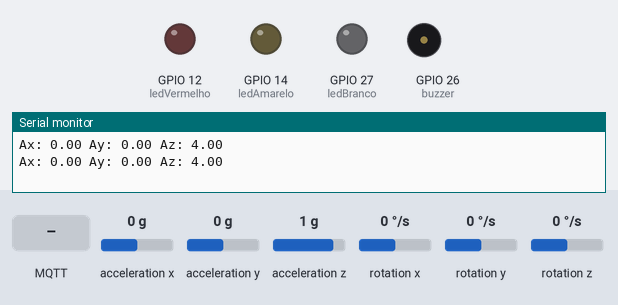
This sketch was run on a simulated ESP32. On the bench: output pins drawn as LEDs (lit = HIGH), buzzer (waves = sounding), the last lines printed to the serial monitor. Wiring (inferred from the names in the program): MPU-6050 motion sensor at I2C address 0x68. The test bench sets the inputs (shaded band); at power-on: acceleration x 0 g, acceleration z 1 g, acceleration y 0 g, rotation x 0 °/s, rotation y 0 °/s, rotation z 0 °/s. No MQTT or app messages arrive unless stated; pins used as bus, display or sensor lines are not drawn.

Above: at 1.3 s.
1.4 s: MQTT message "ax" arrives on the first subscribed topic
4.6 s: MQTT message "5" arrives on the first subscribed topic
6.7 s: acceleration x set to -1.4 g
At 10.6 s:
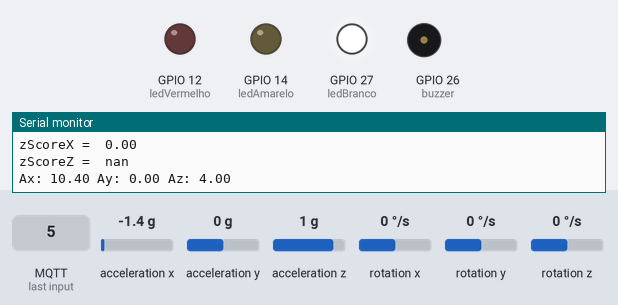
10.8 s: acceleration z set to -1.4 g
At 12.7 s:
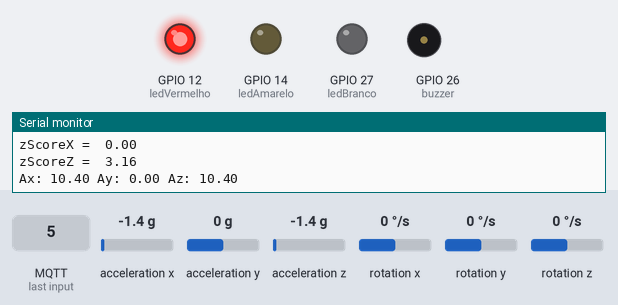
Timing chart, 0 to 18.8 s (numbered marks = the images above; inputs shaded):
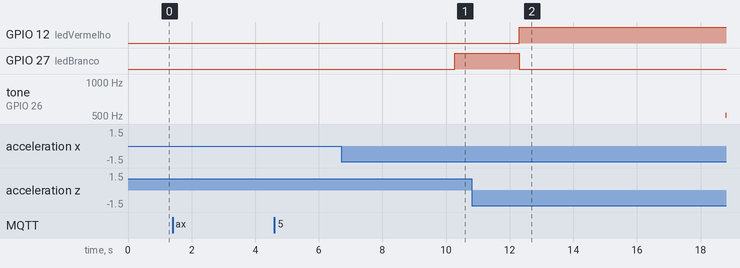

The sketch:

S.a_completa.ino
```cpp
//Envio de Dados para tagoIO via MQTT

#include <ArduinoJson.h>
#include "EspMQTTClient.h"
#include <Adafruit_MPU6050.h>
#include <Adafruit_Sensor.h>
#include <math.h>
#include <Wire.h>


//pinos de entrada e saída
Adafruit_MPU6050 mpu;

//declaração das variáveis do sensor mpu6050
const uint8_t scl = 32;
const uint8_t sda = 33;


//coisas do X >:)
float mediaX, mediaY, mediaZ = 0;
float desvioPadraoX, desvioPadraoY, desvioPadraoZ = 0;
float zScoreX, zScoreY, zScoreZ = 0;


int j = 0;
//declaração do botão


//declaração do buzzer
const int buzzer = 26;


//declarção de vetor armazenamento de dados
float ArrayEixoX[10], ArrayEixoY[10], ArrayEixoZ[10];
// float ArrayEixoY[10];
//declaração dos leds
const int ledBranco = 27;
const int ledAmarelo = 14;
const int ledVermelho = 12;

//variáveis para Json
char json_ax[100];
char json_ay[100];
char json_az[100];

char json_zScoreX[100];
char json_zScoreY[100];
char json_zScoreZ[100];
// char json_temperatura[100];
// char json_giroX[100];
// char json_giroY[100];
// char json_giroZ[100];

//variáveis internas
const uint8_t MPU6050SlaveAddress = 0x68;

const float AccelScaleFactor = 4096;

const uint16_t GyroScaleFactor = 131;


const uint8_t MPU6050_REGISTER_SMPLRT_DIV =  0x19;

const uint8_t MPU6050_REGISTER_USER_CTRL =  0x6A;

const uint8_t MPU6050_REGISTER_PWR_MGMT_1 =  0x6B;

const uint8_t MPU6050_REGISTER_PWR_MGMT_2 =  0x6C;

const uint8_t MPU6050_REGISTER_CONFIG =  0x1A;

const uint8_t MPU6050_REGISTER_GYRO_CONFIG =  0x1B;

const uint8_t MPU6050_REGISTER_ACCEL_CONFIG =  0x1C;

const uint8_t MPU6050_REGISTER_FIFO_EN =  0x23;

const uint8_t MPU6050_REGISTER_INT_ENABLE =  0x38;

const uint8_t MPU6050_REGISTER_ACCEL_XOUT_H =  0x3B;

const uint8_t MPU6050_REGISTER_SIGNAL_PATH_RESET = 0x68;

float AccelX, AccelY, AccelZ, GyroX, GyroY, GyroZ;

uint8_t Temperature;

  int i, y, z = 0;

  float Ax, Ay, Az, T, Gx, Gy, Gz;

//gap para ter um intervalo entre os sons do buzzer
int gap=1000;

const int SAMPLING_FREQ = 100;


//configurações da conexão MQTT
EspMQTTClient client
(
  "FIESC_IOT", //nome da sua rede Wi-Fi
  "C6qnM4ag81", //senha da sua rede Wi-Fi
  "mqtt.tago.io",  // MQTT Broker server ip padrão da tago
  "Token",   // username
  "b3ed8e3e-f9e7-4945-8eae-a475f3a5bc17",   // Código do Token
  "SafeVibration",     // Client name that uniquely identify your device
  1883              // The MQTT port, default to 1883. this line can be omitted
);

//conectar o ESP32 a internet
void I2C_Write(uint8_t deviceAddress, uint8_t regAddress, uint8_t data){

  Wire.beginTransmission(deviceAddress);

  Wire.write(regAddress);

  Wire.write(data);

  Wire.endTransmission();

}

//configuração dos pinos
void setup()
{
  Serial.begin(115200);

  Wire.begin(sda, scl);

  MPU6050_Init();

  pinMode(27, OUTPUT);

  pinMode(14,OUTPUT);

  pinMode(12,OUTPUT);

  pinMode(buzzer, OUTPUT);


  mpu.setAccelerometerRange(MPU6050_RANGE_8_G);

  // mpu.setFilterBandwidth(MPU6050_BAND_21_HZ);
}

//loop do programa
void loop()
{

  leitura_sinais();

    converte_json();
    envia_msg();

     delay(1000);
if(ArrayEixoZ[9] != NULL){
  emiteAlerta();
}

  client.loop();
}

//inicializa o mpu6050, são protocolos de comunicação entre a ESP32 e o mpu6050
void MPU6050_Init(){

  delay(150);

  I2C_Write(MPU6050SlaveAddress, MPU6050_REGISTER_SMPLRT_DIV, 0x07);

  I2C_Write(MPU6050SlaveAddress, MPU6050_REGISTER_PWR_MGMT_1, 0x01);

  I2C_Write(MPU6050SlaveAddress, MPU6050_REGISTER_PWR_MGMT_2, 0x00);

  I2C_Write(MPU6050SlaveAddress, MPU6050_REGISTER_CONFIG, 0x00);

  I2C_Write(MPU6050SlaveAddress, MPU6050_REGISTER_GYRO_CONFIG, 0x00);

  I2C_Write(MPU6050SlaveAddress, MPU6050_REGISTER_ACCEL_CONFIG, 0x00);

  I2C_Write(MPU6050SlaveAddress, MPU6050_REGISTER_FIFO_EN, 0x00);

  I2C_Write(MPU6050SlaveAddress, MPU6050_REGISTER_INT_ENABLE, 0x01);

  I2C_Write(MPU6050SlaveAddress, MPU6050_REGISTER_SIGNAL_PATH_RESET, 0x00);

  I2C_Write(MPU6050SlaveAddress, MPU6050_REGISTER_USER_CTRL, 0x00);

}

//lendo os valores do mpu6050
void Read_RawValue(uint8_t deviceAddress, uint8_t regAddress){

  Wire.beginTransmission(deviceAddress);

  Wire.write(regAddress);

  Wire.endTransmission();

  Wire.requestFrom(deviceAddress, (uint8_t)14);

  AccelX = (((int16_t)Wire.read()<<8) | Wire.read());

  AccelY = (((int16_t)Wire.read()<<8) | Wire.read());

  AccelZ = (((int16_t)Wire.read()<<8) | Wire.read());

  Temperature = (((int16_t)Wire.read()<<8) | Wire.read());

  // GyroX = (((int16_t)Wire.read()<<8) | Wire.read());

  // GyroY = (((int16_t)Wire.read()<<8) | Wire.read());

  // GyroZ = (((int16_t)Wire.read()<<8) | Wire.read());

}
float calculaMedia(float Array[10]){
    float acumulador = 0;
    float media = 0;

    for(int count = 0; count <=9; count++){
      acumulador += Array[9];
    }

    media = acumulador/10;
    return(media);
}
float calculaDesvioPadrao(float Array[10], float media){
  float diff = 0;
  float somaDiff = 0;
  float desvioPadrao = 0;

  for(int k = 0; k <=9; k++){
      diff = Array[k] - media;
      somaDiff += diff * diff;

    }
    desvioPadrao = sqrt(somaDiff / 10);
    return(desvioPadrao);
}
float calculaZscore(float valor, float media, float desvioPadrao){
  float zScore = 0;
  zScore = (valor - media) / desvioPadrao;
  return(zScore);
}
//tratando os dados do mpu6050 e mostrando eles no serial
void leitura_sinais()
{


  Read_RawValue(MPU6050SlaveAddress, MPU6050_REGISTER_ACCEL_XOUT_H);

  //Sendo 2.01 referente a frequência natural de um concreto de 2m de comprimento, 1m de largura e 0,5m de altura
  // Ax =(double)AccelX*(8/AccelScaleFactor)*9.81;
  // FreqX =(1/(2*3.14)) * sqrt(Ax/2.01);

  // Ay = (double)AccelY*(8/AccelScaleFactor)*9.81  ;
  // FreqY =(1/(2*3.14)) * sqrt(Ay/2.01);

  // Az = (double)AccelZ*(2/AccelScaleFactor)*9.81  ;
  // FreqZ =(1/(2*3.14)) * sqrt(Az/2.01);


    Ax = ((double)AccelX/AccelScaleFactor);
    Ay = ((double)AccelY/AccelScaleFactor);
    Az = ((double)AccelZ/AccelScaleFactor);

  if(i <= 9){
    ArrayEixoX[i] = Ax;
    i++;
  }
  else{
    i = 0;
  }


  if(y <= 9){
    ArrayEixoY[y] = Ay;
    y++;
  }
  else{
    y = 0;
  }

  if(z <= 9){
    ArrayEixoZ[z] = Az;
    z++;
  }
  else{
    z = 0;
  }
// for(j=0; j<=9; j++){
//   Serial.println(ArrayEixoX[j]);
// }


if(ArrayEixoX[9] != NULL){
  mediaX = calculaMedia(ArrayEixoX);
  desvioPadraoX = calculaDesvioPadrao(ArrayEixoX ,mediaX);
  zScoreX = calculaZscore(Ax, mediaX, desvioPadraoX);
  Serial.print("zScoreX = ");
  Serial.print(" ");
  Serial.println(zScoreX);


}
if(ArrayEixoY[9] != NULL){
  mediaY = calculaMedia(ArrayEixoY);
  desvioPadraoY = calculaDesvioPadrao(ArrayEixoY ,mediaY);
  zScoreY = calculaZscore(Ay, mediaY, desvioPadraoY);
  Serial.print("zScoreY = ");
  Serial.print(" ");
  Serial.println(zScoreY);


}
if(ArrayEixoZ[9] != NULL){
  mediaZ = calculaMedia(ArrayEixoZ);
  desvioPadraoZ = calculaDesvioPadrao(ArrayEixoZ ,mediaZ);
  zScoreZ = calculaZscore(Az, mediaZ, desvioPadraoZ);
  Serial.print("zScoreZ = ");
  Serial.print(" ");
  Serial.println(zScoreZ);
}

  delay(1000 / SAMPLING_FREQ);


  Serial.print("Ax: "); Serial.print(Ax);

  Serial.print(" Ay: "); Serial.print(Ay);

  Serial.print(" Az: "); Serial.println(Az);


}


// funções zap1, zap2, risefall, fall, rise, twotone, são referentes ao som do buzzer

//--------------------------------------------------------------
void zap1()
{
    for (float f=3000;f>40;f=f*0.93){
    tone(buzzer,f);
    delay(10);
  }
}

void zap2()
{
    for (float f=3000;f>10;f=f*0.85){
    tone(buzzer,2*f);
    delay(5);
    tone(buzzer,f);
    delay(5);
  }
}
void risefall()
{
  float rise_fall_time=180;
  int steps=50;
  float f_max=2600;
  float f_min=1000;
  float delay_time=rise_fall_time/steps;
  float step_size=(f_max-f_min)/steps;
  for (float f =f_min;f<f_max;f+=step_size){
    tone(buzzer,f);
    delay(delay_time);
  }
   for (float f =f_max;f>f_min;f-=step_size){
    tone(buzzer,f);
    delay(delay_time);
  }
}
void fall(float rise_fall_time)
{
  int steps=50;
  float f_max=2000;
  float f_min=500;
  float delay_time=rise_fall_time/steps;
  float step_size=0.97;
  for (float f =f_max;f>f_min;f*=step_size){
    tone(buzzer,f);
    delay(delay_time);
  }
}
void rise()
{
  float rise_fall_time=2000;
  int steps=100;
  float f_max=1500;
  float f_min=500;
  float delay_time=rise_fall_time/steps;
  float step_size=1.012;
  for (float f =f_min;f<f_max;f*=step_size){
    tone(buzzer,f);
    delay(delay_time);
  }
  noTone(buzzer);
  delay(100);

}

void twotone()
{
  float f_max=1500;
  float f_min=1000;
  float delay_time=800;
  tone(buzzer,f_max);
  delay(delay_time);
  tone(buzzer,f_min);
  delay(delay_time);

}
//--------------------------------------------------------------

// converte os dados de leitura_sinais para JSON
void converte_json()
{
  StaticJsonDocument<300> sjson_ax;
  StaticJsonDocument<300> sjson_ay;
  StaticJsonDocument<300> sjson_az;
  StaticJsonDocument<300> sjson_zScoreX;
  StaticJsonDocument<300> sjson_zScoreY;
  StaticJsonDocument<300> sjson_zScoreZ;
  // StaticJsonDocument<300> sjson_temperatura;
  // StaticJsonDocument<300> sjson_giroX;
  // StaticJsonDocument<300> sjson_giroY;
  // StaticJsonDocument<300> sjson_giroZ;

  sjson_ax["variable"] = "ax";
  sjson_ax["value"] = Ax;
  serializeJson(sjson_ax, json_ax);

  sjson_ay["variable"] = "ay";
  sjson_ay["value"] = Ay;
  serializeJson(sjson_ay, json_ay);


  sjson_az["variable"] = "az";
  sjson_az["value"] = Az;
  serializeJson(sjson_az, json_az);

 sjson_zScoreX["variable"] = "zScoreX";
  sjson_zScoreX["value"] = zScoreX;
  serializeJson(sjson_zScoreX, json_zScoreX);

  sjson_zScoreY["variable"] = "zScoreY";
  sjson_zScoreY["value"] = zScoreY;
  serializeJson(sjson_zScoreY, json_zScoreY);

  sjson_zScoreZ["variable"] = "zScoreZ";
  sjson_zScoreZ["value"] = zScoreZ;
  serializeJson(sjson_zScoreZ, json_zScoreZ);

  // sjson_temperatura["variable"] = "temperatura";
  // sjson_temperatura["value"] = Temperature/340+36.53;
  // serializeJson(sjson_temperatura, json_temperatura);

  // sjson_giroX["variable"] = "giroX";
  // sjson_giroX["value"] = GyroX;
  // serializeJson(sjson_giroX, json_giroX);

  // sjson_giroY["variable"] = "giroY";
  // sjson_giroY["value"] = GyroY;
  // serializeJson(sjson_giroY, json_giroY);

  // sjson_giroZ["variable"] = "giroZ";
  // sjson_giroZ["value"] = GyroZ;
  // serializeJson(sjson_giroZ, json_giroZ);

}

void emiteAlerta(){
  if(zScoreX >= 3 || zScoreX < -3 || zScoreY >= 3 || zScoreY < -3 || zScoreZ >= 3 || zScoreZ < -3){
       digitalWrite(ledVermelho, HIGH);
         digitalWrite(buzzer, HIGH);
         digitalWrite(ledAmarelo, LOW);
         digitalWrite(ledBranco, LOW);
       for (int count=1;count<=10;count++)
  {
    risefall();
  }
  noTone(buzzer);
  delay(gap);
  for (int count=1;count<=10;count++)
  {
    fall(300);
  }
  noTone(buzzer);
  delay(gap);
  for (int count=1;count<=5;count++)
  {
    fall(600);
  }
  noTone(buzzer);
  delay(gap);
  for (int count=1;count<5;count++)
  {
    rise();
  }
  noTone(buzzer);
  delay(gap);
  for (int count=1;count<5;count++)
  {
    twotone();
  }
  noTone(buzzer);
  delay(gap);
  for (int count=1;count<10;count++)
  {
    zap1();
  }
  noTone(buzzer);
  delay(gap);
  for (int count=1;count<10;count++)
  {
    zap2();
  }
  noTone(buzzer);
  digitalWrite(ledBranco, LOW);
  digitalWrite(ledAmarelo, LOW);
  delay(gap);


    }

    else{
    digitalWrite(ledBranco, HIGH);
    digitalWrite(ledVermelho, LOW);
    digitalWrite(buzzer, LOW);
    digitalWrite(ledAmarelo, LOW);
  }
  }


//enviando os dados JSON do mpu6050 para o TAGO.IO
void envia_msg()
{
  client.publish("node/acelerometro", json_ax);
  client.publish("node/acelerometro", json_ay);
  client.publish("node/acelerometro", json_az);
  client.publish("node/acelerometro", json_zScoreX);
  client.publish("node/acelerometro", json_zScoreY);
  client.publish("node/acelerometro", json_zScoreZ);
  // client.publish("node/acelerometro", json_temperatura);
  // client.publish("node/acelerometro", json_giroX);
  // client.publish("node/acelerometro", json_giroY);
  // client.publish("node/acelerometro", json_giroZ);
}

//conexão do ESP32 com o tópico actuators do TAGO.IO
void onConnectionEstablished()
{
   client.subscribe("node/actuators", [] (const String &payload)  {
   Serial.println(payload);
   processa_msg(payload);
  });
}

//traz os dados do TAGO.IO e faz as condições para ligar os leds e o buzzer
void processa_msg(const String payload)
{
  StaticJsonDocument<300> msg;

  DeserializationError err = deserializeJson(msg, payload);
  if (err) {
    Serial.print(F("deserializeJson() failed with code "));
    Serial.println(err.f_str());
  }
  Serial.print("var:");
  String var = msg["variable"];
  Serial.println(var);


    if(var == "ax")
  {
    Serial.print("value:");
    String val = msg["value"];
    float valVib = val.toFloat();
    Serial.println(valVib);


}
}
```

Measured:
- after the input at 10.8 s, GPIO 12 (ledVermelho): LOW → HIGH after 1.5 s; GPIO 27 (ledBranco): HIGH → LOW after 1.5 s; tone on GPIO 26 (buzzer): silent → 507 Hz after 8.0 s
